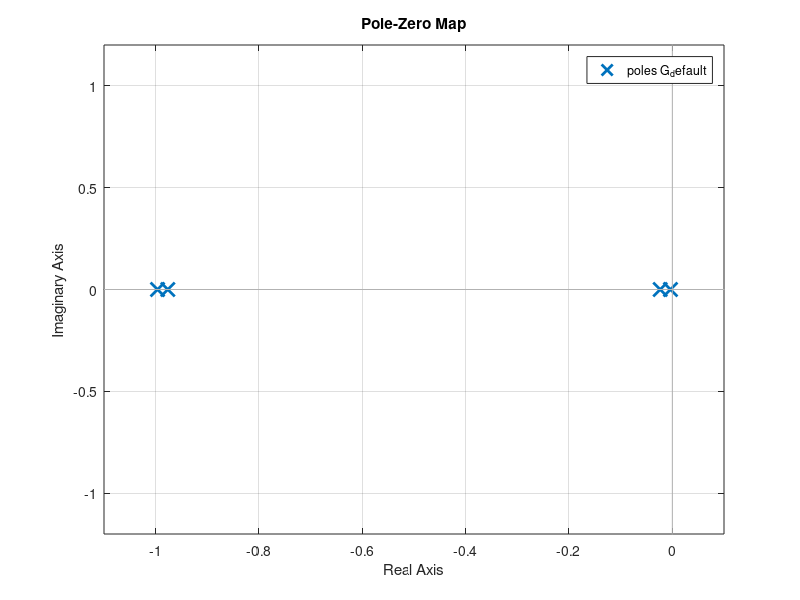

MATLAB code to generate this figure: (Note: this script raises an error after producing the figure.)
% Questo modello descrive un sistema composto da due serbatoi connessi da
% una condotta molto lunga (ha quindi una resistenza ed un'induttanza); al
% di sopra di entrambi i serbatoi è posto un rubinetto, quindi abbiamo due
% flussi in entrata. Abbiamo inoltre un flusso in "uscita" dato da una
% condotta anch'essa molto lunga (quindi caratterizzata da un'altra
% resistenza e conduttanza) che sfocia "a valle", quindi in condizioni di
% "pressione Atmosferica". Abbiamo quindi una differenza di pressione tra
% l'inizio della condotta e la fine.
clc; clear;
DEFAULT_EXIT = 1;

% La resistenza idraulica si misura in [Differenza di pressione]/[portata]
R1 = 1;
R2 = 1;

% Capacità serbatoio in litri
% La dimensione più precisamente è [Superficie]/[Ro*g], dove
% ro = [kg]/[m^3]
% g = [m]/[s^2]
C1 = 100;       
C2 = 120;

% L'induttanza idraulica si misura come [ro * h] / [s], dove
% ro = [kg]/[m^3]
% h = m
% s = m^2
L1 = 1;
L2 = 1;

% Pressione atmosferica espressa in gradi
Pa = 5;

ro = 1000;
g = 9.81;


A = [   0,      0,      -1/C1,      0;
        0,      0,      1/C2,       -1/C2;
        1/L1,   -1/L1,  -R1/L1,      0;
        0,      1/L2,   0,          -R2/L2
    ];

B = [   1/C1,   0,      0;
        0,      1/C2,   0;
        0,      0,      0;
        0,      0,      -1/L2
    ];

C = [1, 0, 0, 0];
D = [0, 0, 0];

G_default = ss(A, B, C, D);         % Sistema a partire dallo spazio di stato              

TFs = tf(G_default);                % Funzioni di trasferimento per i diversi input


% ########## VISUALIZZO ZERI E POLI NEL PIANO DI GAUSS ##########
figure('Name',"Piano complesso")
pzmap(G_default)

% ########## TROVO LA RISPOSTA AD UN SEGNALE COMPOSTO DA 3 INPUT ##########
figure('Name',"Risposta al gradino")
t = 0:0.1:1500;

% Ricordando che 
% u1 = flusso tank 1
% u2 = flusso tank 2
% u3 = pressione atmosferica Pa

% Voglio ad esempio trovare la risposta quando i due flussi valgono 1 e la
% pressione atmosferica vale 5:
[y1, t1] = step(G_default(1), t);       % input 1
subplot(2,3,1)
plot(t1,y1);
xlabel("tempo (s)")
ylabel("Ampiezza")
title("Modo da input 1 - flusso tank 1");

[y2, t2] = step(G_default(2), t);       % input 2
subplot(2,3,2)
plot(t1,y2);
xlabel("tempo (s)")
ylabel("Ampiezza")
title("Modo da input 2 - flusso tank 2");

% Per l'entrata 3, ovvero la pressione atmosferica, devo "creare" un segnale custom, 
% calcolare l'uscita e farne l'antitrasformata:
s = tf('s');
U1 = 5 * 1/s;                       % gradino di ampiezza 5 nel dominio di Laplace
Y1 = G_default(3)*U1;               % calcolo l'uscita nel dominio di Laplace
[y3, t3] = impulse(Y1, t);          % calcolo l'antitrasformata

subplot(2,3,3)
plot(t1,y3);
xlabel("tempo (s)")
ylabel("Ampiezza")
title(sprintf("Modo da input 3 - Pressione atmosferica = %i", Pa))

subplot(2,3,[4 5])
plot(t1, y1+y2+y3, 'LineWidth',2)
title(sprintf("Uscita totale con Pa = %i", Pa))
hold on
plot(t1,y1);
plot(t1,y2);
plot(t1,y3);
xlabel("tempo (s)")
ylabel("Ampiezza")
legend('Uscita totale', 'Input 1','Input 2','Input 3');
hold off

% ########## MODIFICO L'INPUT 1 FACENDO CAMBIARE VALORE DOPO 100s ##########

% Se ad esempio volessi modificare l'input 1, magari dicendo che dopo 500
% secondi cambia valore, potrei farlo:

U21 = 1/s;                                  % Gradino unitario
U22 = tf([0 1], [1 0], 'inputDelay', 500);  % Gradino ritardato di 100
U2 = U21 + U22;                             % Trovo il segnale risultante

Y3 = G_default(1) * U2;
[y2, t2] = impulse(Y3);
subplot(2,3,6)
plot(t2, y2);
title("Input 1 cambia valore da 1 a 2 dopo 100s");
xlabel("tempo (s)")
ylabel("Ampiezza")


% ########## USCITA AL VARIARE DEI PARAMETRI ##########
figure('Name',"Uscita al variare dei parametri")

% faccio variare la capacità del tank 1
C1 = 500;
G_capcity_1 = ss(A, B, C, D);
step(G_capcity_1,t)


